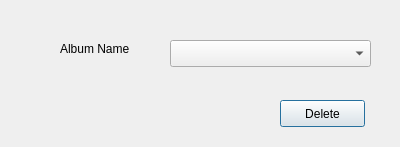
<?xml version="1.0" encoding="UTF-8"?>
<ui version="4.0">
 <class>DeleteRegistry</class>
 <widget class="QDialog" name="DeleteRegistry">
  <property name="geometry">
   <rect>
    <x>0</x>
    <y>0</y>
    <width>400</width>
    <height>147</height>
   </rect>
  </property>
  <property name="windowTitle">
   <string>Delete Album</string>
  </property>
  <property name="windowIcon">
   <iconset theme="edit-delete">
    <normaloff>.</normaloff>.</iconset>
  </property>
  <widget class="QPushButton" name="deleteButton">
   <property name="geometry">
    <rect>
     <x>280</x>
     <y>100</y>
     <width>85</width>
     <height>27</height>
    </rect>
   </property>
   <property name="text">
    <string>Delete</string>
   </property>
  </widget>
  <widget class="QLabel" name="label">
   <property name="geometry">
    <rect>
     <x>60</x>
     <y>40</y>
     <width>74</width>
     <height>17</height>
    </rect>
   </property>
   <property name="text">
    <string>Album Name</string>
   </property>
  </widget>
  <widget class="QComboBox" name="faceRegistryBox">
   <property name="geometry">
    <rect>
     <x>170</x>
     <y>40</y>
     <width>201</width>
     <height>27</height>
    </rect>
   </property>
  </widget>
 </widget>
 <resources/>
 <connections>
  <connection>
   <sender>deleteButton</sender>
   <signal>clicked()</signal>
   <receiver>DeleteRegistry</receiver>
   <slot>delete_registry()</slot>
   <hints>
    <hint type="sourcelabel">
     <x>347</x>
     <y>112</y>
    </hint>
    <hint type="destinationlabel">
     <x>236</x>
     <y>92</y>
    </hint>
   </hints>
  </connection>
 </connections>
 <slots>
  <slot>delete_registry()</slot>
  <slot>set_registry_name(QString)</slot>
 </slots>
</ui>
